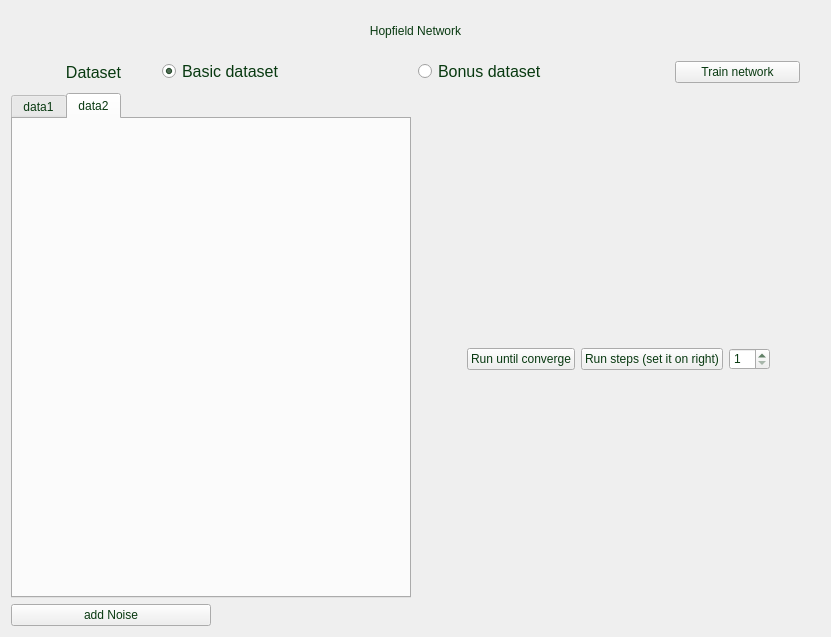
<?xml version="1.0" encoding="UTF-8"?>
<ui version="4.0">
 <class>Form</class>
 <widget class="QWidget" name="Form">
  <property name="geometry">
   <rect>
    <x>0</x>
    <y>0</y>
    <width>794</width>
    <height>637</height>
   </rect>
  </property>
  <property name="sizePolicy">
   <sizepolicy hsizetype="Expanding" vsizetype="Expanding">
    <horstretch>0</horstretch>
    <verstretch>0</verstretch>
   </sizepolicy>
  </property>
  <property name="windowTitle">
   <string>Form</string>
  </property>
  <property name="styleSheet">
   <string notr="true">font: 8pt &quot;Gadugi&quot;;
color: rgb(8, 57, 16);</string>
  </property>
  <layout class="QHBoxLayout" name="horizontalLayout_4">
   <item>
    <layout class="QVBoxLayout" name="verticalLayout" stretch="0,0,1">
     <item>
      <widget class="QLabel" name="label">
       <property name="minimumSize">
        <size>
         <width>0</width>
         <height>40</height>
        </size>
       </property>
       <property name="styleSheet">
        <string notr="true">font: 16pt &quot;Gadugi&quot;;
color: rgb(8, 57, 16);</string>
       </property>
       <property name="text">
        <string>Hopfield Network</string>
       </property>
       <property name="alignment">
        <set>Qt::AlignCenter</set>
       </property>
      </widget>
     </item>
     <item>
      <layout class="QHBoxLayout" name="horizontalLayout_2" stretch="1,2,2,1">
       <property name="leftMargin">
        <number>20</number>
       </property>
       <property name="rightMargin">
        <number>20</number>
       </property>
       <item>
        <widget class="QLabel" name="label_2">
         <property name="minimumSize">
          <size>
           <width>0</width>
           <height>30</height>
          </size>
         </property>
         <property name="styleSheet">
          <string notr="true">font:12pt;</string>
         </property>
         <property name="text">
          <string>Dataset</string>
         </property>
         <property name="alignment">
          <set>Qt::AlignCenter</set>
         </property>
        </widget>
       </item>
       <item>
        <widget class="QRadioButton" name="dataset1RB">
         <property name="styleSheet">
          <string notr="true">font: 12pt;</string>
         </property>
         <property name="text">
          <string>Basic dataset</string>
         </property>
         <property name="checked">
          <bool>true</bool>
         </property>
        </widget>
       </item>
       <item>
        <widget class="QRadioButton" name="dataset2RB">
         <property name="styleSheet">
          <string notr="true">font: 12pt;</string>
         </property>
         <property name="text">
          <string>Bonus dataset</string>
         </property>
        </widget>
       </item>
       <item>
        <widget class="QPushButton" name="TrainBtn">
         <property name="text">
          <string>Train network</string>
         </property>
        </widget>
       </item>
      </layout>
     </item>
     <item>
      <layout class="QHBoxLayout" name="horizontalLayout" stretch="1,1">
       <item>
        <layout class="QVBoxLayout" name="verticalLayout_8">
         <item>
          <widget class="QTabWidget" name="tabWidget">
           <property name="minimumSize">
            <size>
             <width>400</width>
             <height>500</height>
            </size>
           </property>
           <property name="currentIndex">
            <number>1</number>
           </property>
           <widget class="QWidget" name="tab_5">
            <attribute name="title">
             <string>data1</string>
            </attribute>
           </widget>
           <widget class="QWidget" name="tab_6">
            <attribute name="title">
             <string>data2</string>
            </attribute>
           </widget>
          </widget>
         </item>
         <item>
          <widget class="QPushButton" name="addNoiseBtn">
           <property name="maximumSize">
            <size>
             <width>200</width>
             <height>16777215</height>
            </size>
           </property>
           <property name="text">
            <string>add Noise</string>
           </property>
           <property name="autoDefault">
            <bool>false</bool>
           </property>
           <property name="default">
            <bool>false</bool>
           </property>
           <property name="flat">
            <bool>false</bool>
           </property>
          </widget>
         </item>
        </layout>
       </item>
       <item>
        <layout class="QVBoxLayout" name="verticalLayout_2" stretch="0,1">
         <item>
          <layout class="QHBoxLayout" name="horizontalLayout_3" stretch="1,1,0">
           <property name="leftMargin">
            <number>50</number>
           </property>
           <property name="rightMargin">
            <number>50</number>
           </property>
           <item>
            <widget class="QPushButton" name="runUntilConvergeBtn">
             <property name="styleSheet">
              <string notr="true"/>
             </property>
             <property name="text">
              <string>Run until converge</string>
             </property>
            </widget>
           </item>
           <item>
            <widget class="QPushButton" name="runStepsBtn">
             <property name="styleSheet">
              <string notr="true"/>
             </property>
             <property name="text">
              <string>Run steps (set it on right)</string>
             </property>
            </widget>
           </item>
           <item>
            <widget class="QSpinBox" name="stepCountSB">
             <property name="minimum">
              <number>1</number>
             </property>
             <property name="value">
              <number>1</number>
             </property>
            </widget>
           </item>
          </layout>
         </item>
         <item>
          <layout class="QVBoxLayout" name="sceneLayout"/>
         </item>
        </layout>
       </item>
      </layout>
     </item>
    </layout>
   </item>
  </layout>
 </widget>
 <resources/>
 <connections/>
</ui>
